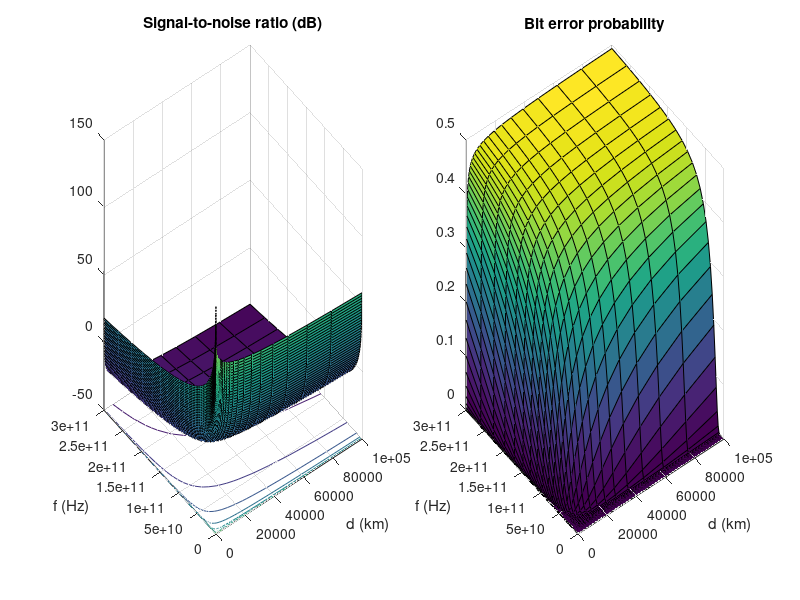

Write MATLAB code to recreate this figure.
% script setup
clear all
pkg load communications

%%% constants
% standard temperature
t_0 = 290;
% boltzmann constant
k = 1.38064852e-23;
% speed of light
c = 299792458;
% B * T_b
bt_b_db = 3;

%%% input parameters
% distance: logaritmically spaced values between 1km and 10km
d = logspace(3, 8, 50);
% frequency: logaritmically spaced values between 300MHz and 300GHz (RF range)
f = 3*logspace(8, 11, 50);
bw = 50e3;
p_t = 100;
g_t_db = 30;
a_r = 0;
g_r_db = 0;
l_0_db = 3;
t_r = 700;

% calculate free-space loss
fsl_db = mag2db(c ./ (4 * pi * f .* d'));

% calculate received signal power (A.70)
p_r_db = fsl_db + pow2db(p_t) + g_t_db + g_r_db - l_0_db;

% calculate noise level power 
p_int_db = pow2db(k * t_r * bw);  % (A.72)

% calculate SNR at receiver output
snr_0_db = p_r_db - p_int_db;


% calculate energy-per-bit-to-noise spectral density ratio
eb_n0_db = snr_0_db + bt_b_db;

% calculate bit error probability
p_e = qfunc(sqrt(2 * db2pow(eb_n0_db)));

subplot(1, 2, 1);
surfc(d/1000, f, snr_0_db);
title('Signal-to-noise ratio (dB)');
xlabel('d (km)');
ylabel('f (Hz)');

subplot(1, 2, 2);
surfc(d/1000, f, p_e);
title('Bit error probability');
xlabel('d (km)');
ylabel('f (Hz)');


